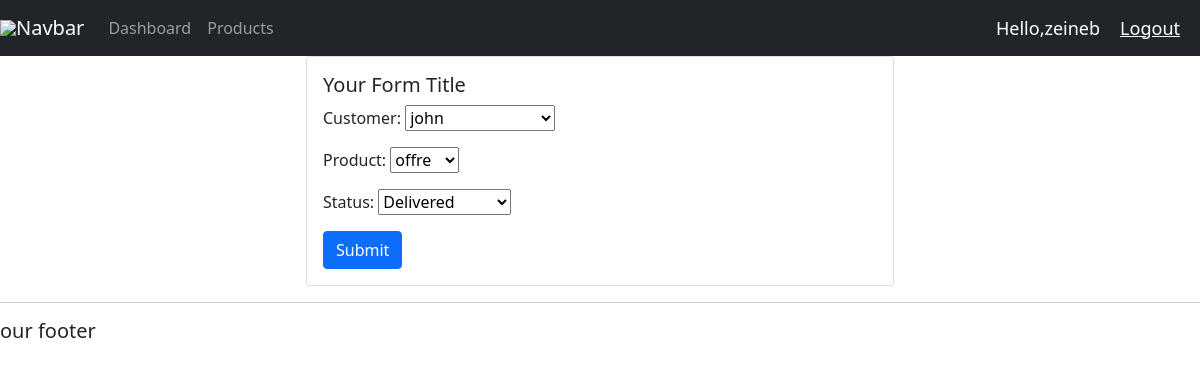
/update_order/7/ (signed in), run on the app's committed database.
### offres/models.py (models this page shows, shortened)
class Order(models.Model):
    STATUS = (
        ('Pending', 'Pending'),
        ('Out of delivery', 'Out of delivery'),
        ('Delivered', 'Delivered'),
    )
    customer = models.ForeignKey(Customer, null=True, on_delete=models.SET_NULL)
    product = models.ForeignKey(Product, null=True, on_delete=models.SET_NULL)
    date_created = models.DateTimeField(auto_now_add=True, null=True)
    status = models.CharField(max_length=200, null=True, choices=STATUS)

### offres/decorators.py (the view)
        def wrapper_func(request, *args, **kwargs):
            groups = request.user.groups.values_list('name', flat=True)
            if any(group in allowed_roles for group in groups):
                return view_func(request, *args, **kwargs)
            else:
                return HttpResponse('You are not authorized to view this page')

### offres/forms.py
class OrderForm(ModelForm):
    class Meta:
        model = Order
        fields= '__all__'

### offres/models.py (called while the page is built)
    def __str__(self):
        return self.name

    def __str__(self):
        return self.name  # Corrected from self.product.name

### offres/views.py (called while the page is built)
@login_required(login_url='login')
@allowed_users(allowed_roles=['Admins'])
def updateOrder(request, pk):
    order = get_object_or_404(Order, id=pk)
    if request.method == 'POST':
        form = OrderForm(request.POST, instance=order)
        if form.is_valid():
            form.save()
            return redirect('/')
    else:
        form = OrderForm(instance=order)
    context = {'form': form}
    return render(request, 'offres/order_form.html', context)

### offres/templates/offres/order_form.html (shortened to what this page needs)
{% extends 'offres/main.html' %}
{% load static %}
{% block content %}
<div class="row">
    <div class="col-md-6 offset-md-3">
        <div class="card">
            <div class="card-body">
                <h5 class="card-title">Your Form Title</h5>
                <form action="" method="POST">
                    {{ form.as_p }}
                    <button type="submit" class="btn btn-primary">Submit</button>
                </form>
            </div>
        </div>
    </div>
</div>
{% endblock %}

### offres/templates/offres/navbar.html (shortened to what this page needs)
{% load static %}
<nav class="navbar navbar-expand-lg navbar-dark bg-dark">
    <img src="{% static '' %}">
    <a class="navbar-brand" href="#">Navbar</a>
    <div class="collapse navbar-collapse" id="navbarNav">
      <ul class="navbar-nav">
        {% if request.user.is_staff %}
        <li class="nav-item active">
          <a class="nav-link" href="{% url 'home' %}">Dashboard</a>
        </li>
        <li class="nav-item">
          <a class="nav-link" href="{% url 'products' %}">Products</a>
        </li>
        {% endif %}
      </ul>
    </div>
    <span class="hello-msg">Hello,{{request.user}}</span>
    <span><a href="{% url 'logout' %}"  class="hello-msg">Logout</a></span>
  </nav>

### static/css/main.css (style rules this page uses)
body, h1, h2, h3, p { margin: 0; padding: 0; }
body { background-color: #3498db; font-family: Arial, sans-serif; line-height: 1.6; }
p { margin-bottom: 15px; }
.btn { display: inline-block; padding: 10px 20px; background-color: #007BFF; color: #fff; border: none; cursor: pointer; }
.btn-primary { background-color: #007BFF; }
a { text-decoration: none; color: #007BFF; }

### offres/templates/offres/navbar.html (style rules this page uses)
.hello-msg { font-size: 18px; color : #fff ; margin-right: 20px; }

### data on the page
Order: customer "john", product "offre", status "Delivered"

### other printed values
{{ request.user }} "zeineb"
